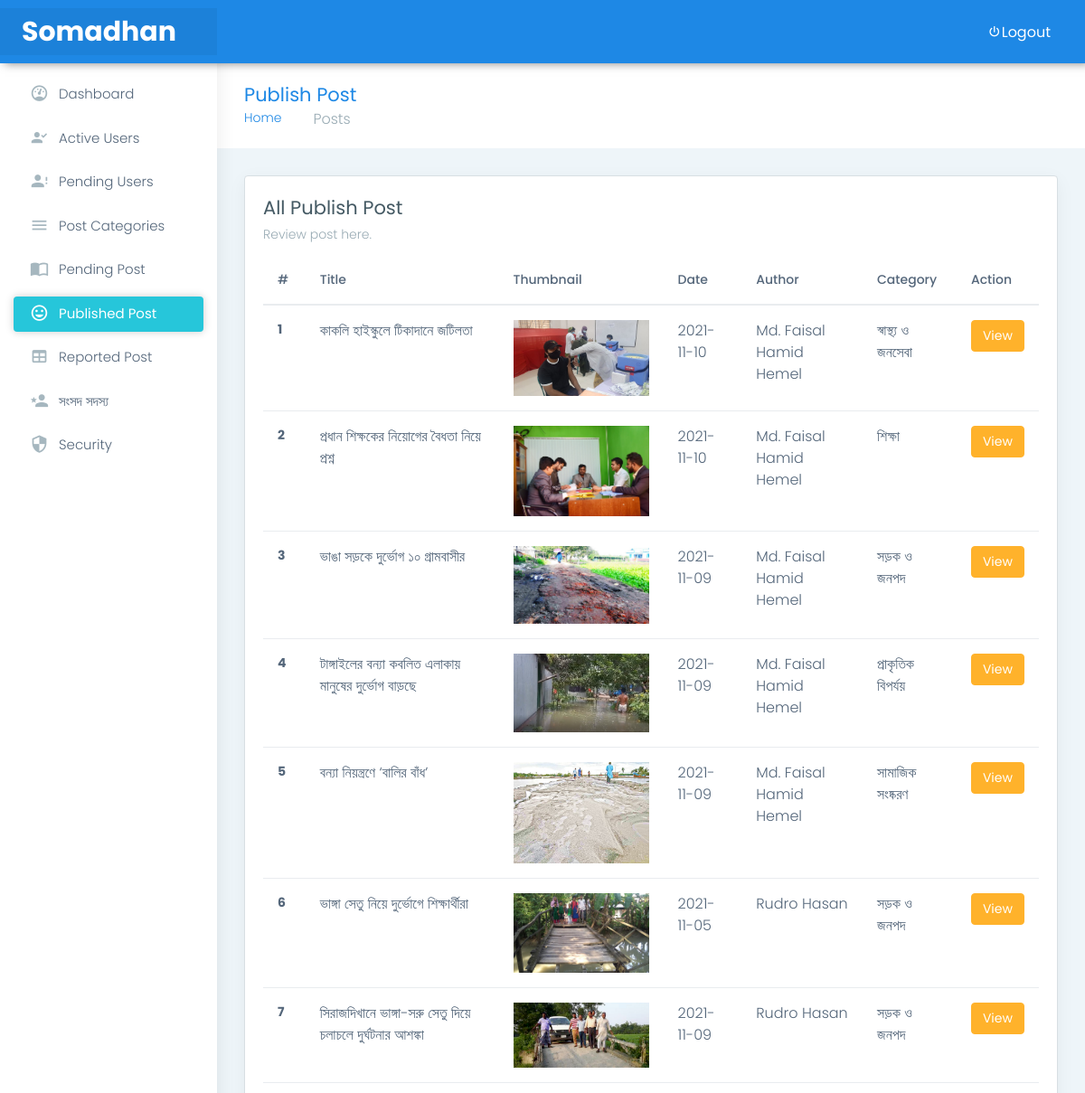
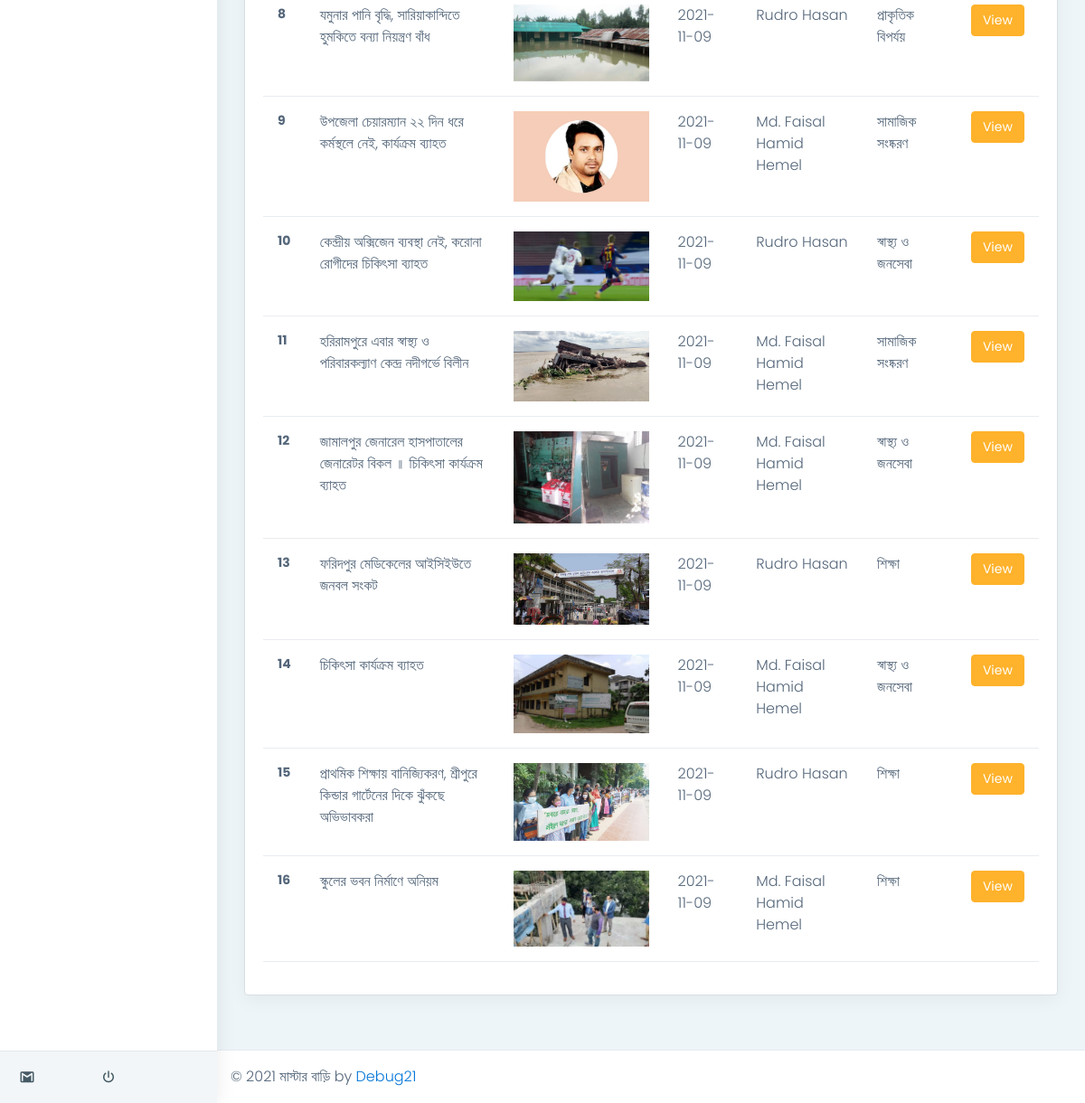
Page /control/publishpost.php (signed in) on the committed database (2 pictures, top to bottom).
### tables this page shows
CREATE TABLE `blog` (
  `post_id` int(5) NOT NULL,
  `post_title` varchar(255) NOT NULL,
  `long_title` mediumtext NOT NULL,
  `post_desc` mediumtext NOT NULL,
  `post_thumb` mediumtext NOT NULL,
  `location` varchar(255) NOT NULL,
  `post_date` date NOT NULL,
  `post_author` varchar(255) NOT NULL,
  `aut_id` int(11) NOT NULL,
  `post_category` varchar(255) NOT NULL,
  `post_status` varchar(255) NOT NULL
);

### control/publishpost.php (the view, shortened to what this page needs)
<?php include "inc/header.php" ?>
<div class="page-wrapper">
    <div class="page-breadcrumb">
        <div class="row align-items-center">
            <div class="col-md-6 col-8 align-self-center">
                <h3 class="page-title mb-0 p-0">Publish Post</h3>
                <div class="d-flex align-items-center">
                    <nav aria-label="breadcrumb">
                        <ol class="breadcrumb">
                            <li class="breadcrumb-item"><a href="#">Home</a></li>
                            <li class="breadcrumb-item active" aria-current="page">Posts</li>
                        </ol>
                    </nav>
                </div>
            </div>
            <div class="col-md-6 col-4 align-self-center">
            </div>
        </div>
    </div>
    <div class="container-fluid">
        <div class="row">
            <div class="col-sm-12">
                <div class="card">
                    <div class="card-body">
                        <h4 class="card-title">All Publish Post</h4>
                        <h6 class="card-subtitle">Review post here.</h6>
                        <div class="table-responsive">
                            <table class="table user-table">
                                <thead>
                                    <tr>
                                        <th class="border-top-0">#</th>
                                        <th class="border-top-0">Title</th>
                                        <th class="border-top-0">Thumbnail</th>
                                        <th class="border-top-0">Date</th>
                                        <th class="border-top-0">Author</th>
                                        <th class="border-top-0">Category</th>
                                        <th class="border-top-0">Action</th>
                                    </tr>
                                </thead>
                                <tbody>
                                    <?php
                                        $query = "SELECT * FROM blog WHERE post_status = 'Published' ORDER BY post_id DESC";
                                        $select_Pen_pst = mysqli_query($connection, $query);
                                        $i = 0;
                                        while ( $row = mysqli_fetch_assoc($select_Pen_pst) )
                                        {
                                          $post_id          = $row['post_id'];
                                          $post_title       = $row['post_title'];
                                          $post_thumb       = $row['post_thumb'];
                                          $post_date        = $row['post_date'];
                                          $post_author      = $row['post_author'];
                                          $post_category    = $row['post_category'];
                                          $i++;
                                        ?>
                                            <tr>
                                              <th scope="row"><?php echo $i; ?></th>
                                              <td><?php echo $post_title; ?></td>
                                              <td><img src="../user/img/posts/<?php echo $post_thumb; ?>" width="150"></td>
                                              <td><?php echo $post_date; ?></td>
                                              <td><?php echo $post_author; ?></td>
                                              <td><?php echo $post_category; ?></td>
                                              <td>
                                                <div class="btn-group">
                                                    <a href="viewpost.php?view_post=<?php echo $post_id; ?>" class="btn btn-warning">View</a>
                                                </div>
                                              </td>
                                            </tr>
                                            <?php
                                        }
                                    ?>
                                </tbody>
                            </table>
                        </div>
                    </div>
                </div>
            </div>
        </div>
    </div>
<?php include "inc/footer.php" ?>

### rows in the picture
blog: post_title "কাকলি হাইস্কুলে টিকাদানে জটিলতা", post_thumb (picture), post_date "2021-11-10", post_author "Md. Faisal Hamid Hemel", post_category "স্বাস্থ্য ও জনসেবা"
blog: post_title "প্রধান শিক্ষকের নিয়োগের বৈধতা নিয়ে প্রশ্ন", post_thumb (picture), post_date "2021-11-10", post_author "Md. Faisal Hamid Hemel", post_category "শিক্ষা"
blog: post_title "ভাঙা সড়কে দুর্ভোগ ১০ গ্রামবাসীর", post_thumb (picture), post_date "2021-11-09", post_author "Md. Faisal Hamid Hemel", post_category "সড়ক ও জনপদ"
blog: post_title "টাঙ্গাইলের বন্যা কবলিত এলাকায় মানুষের দুর্ভোগ বাড়ছে", post_thumb (picture), post_date "2021-11-09", post_author "Md. Faisal Hamid Hemel", post_category "প্রাকৃতিক বিপর্যয়"
blog: post_title "বন্যা নিয়ন্ত্রণে ‘বালির বাঁধ’", post_thumb (picture), post_date "2021-11-09", post_author "Md. Faisal Hamid Hemel", post_category "সামাজিক সংষ্করণ"
blog: post_title "ভাঙ্গা সেতু নিয়ে দুর্ভোগে শিক্ষার্থীরা", post_thumb (picture), post_date "2021-11-05", post_author "Rudro Hasan", post_category "সড়ক ও জনপদ"
blog: post_title "সিরাজদিখানে ভাঙ্গা-সরু সেতু দিয়ে চলাচলে দুর্ঘটনার আশঙ্কা", post_thumb (picture), post_date "2021-11-09", post_author "Rudro Hasan", post_category "সড়ক ও জনপদ"
blog: post_title "যমুনার পানি বৃদ্ধি, সারিয়াকান্দিতে হুমকিতে বন্যা নিয়ন্ত্রণ বাঁধ", post_thumb (picture), post_date "2021-11-09", post_author "Rudro Hasan", post_category "প্রাকৃতিক বিপর্যয়"
blog: post_title "উপজেলা চেয়ারম্যান ২২ দিন ধরে কর্মস্থলে নেই, কার্যক্রম ব্যাহত", post_thumb (picture), post_date "2021-11-09", post_author "Md. Faisal Hamid Hemel", post_category "সামাজিক সংষ্করণ"
blog: post_title "কেন্দ্রীয় অক্সিজেন ব্যবস্থা নেই, করোনা রোগীদের চিকিৎসা ব্যাহত", post_thumb (picture), post_date "2021-11-09", post_author "Rudro Hasan", post_category "স্বাস্থ্য ও জনসেবা"
blog: post_title "হরিরামপুরে এবার স্বাস্থ্য ও পরিবারকল্যাণ কেন্দ্র নদীগর্ভে বিলীন", post_thumb (picture), post_date "2021-11-09", post_author "Md. Faisal Hamid Hemel", post_category "সামাজিক সংষ্করণ"
blog: post_title "জামালপুর জেনারেল হাসপাতালের জেনারেটর বিকল ॥ চিকিৎসা কার্যক্রম ব্যাহত", post_thumb (picture), post_date "2021-11-09", post_author "Md. Faisal Hamid Hemel", post_category "স্বাস্থ্য ও জনসেবা"
blog: post_title "ফরিদপুর মেডিকেলের আইসিইউতে জনবল সংকট", post_thumb (picture), post_date "2021-11-09", post_author "Rudro Hasan", post_category "শিক্ষা"
blog: post_title "চিকিৎসা কার্যক্রম ব্যাহত", post_thumb (picture), post_date "2021-11-09", post_author "Md. Faisal Hamid Hemel", post_category "স্বাস্থ্য ও জনসেবা"
blog: post_title "প্রাথমিক শিক্ষায় বানিজ্যিকরণ, শ্রীপুরে কিন্ডার গার্টেনের দিকে ঝুঁকছে অভিভাবকরা", post_thumb (picture), post_date "2021-11-09", post_author "Rudro Hasan", post_category "শিক্ষা"
blog: post_title "স্কুলের ভবন নির্মাণে অনিয়ম", post_thumb (picture), post_date "2021-11-09", post_author "Md. Faisal Hamid Hemel", post_category "শিক্ষা"
